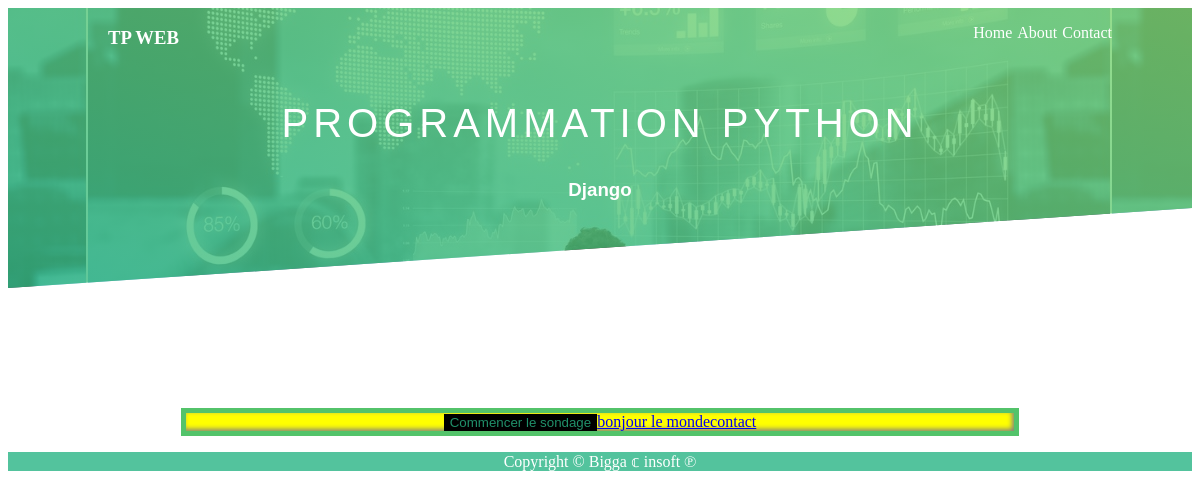
/sondage/, run on an earlier commit of the app's database.
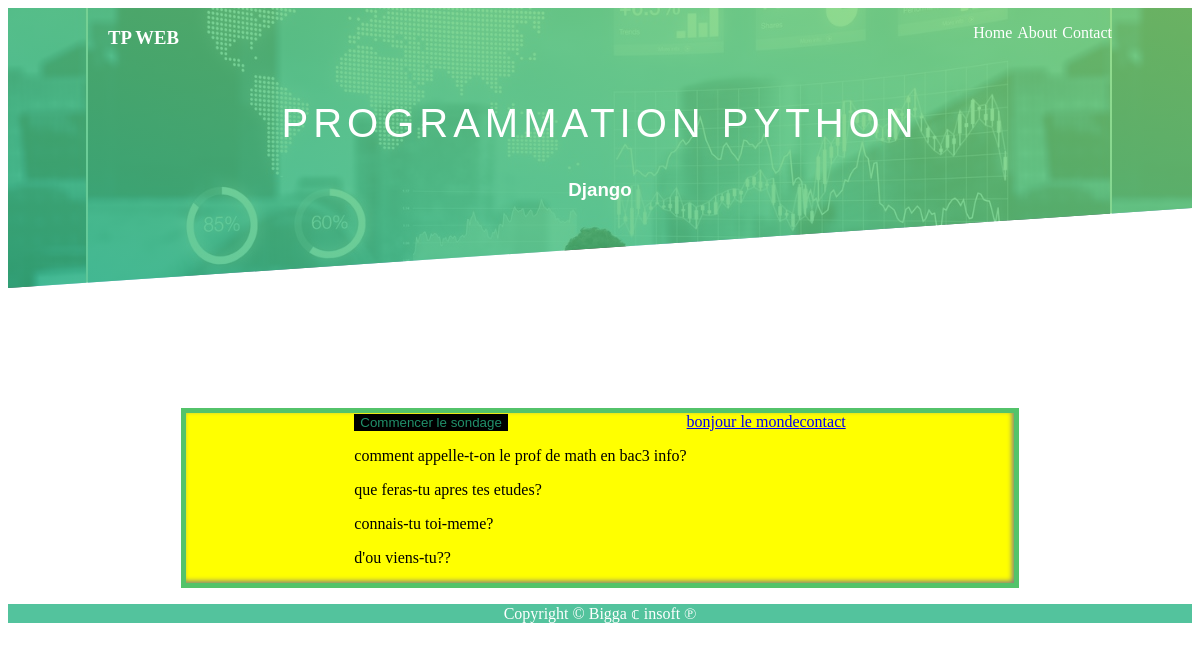
And on a later commit of the database.
### home/models.py (models this page shows, shortened)
class Sondage(models.Model):
    question = models.CharField(max_length=200)
    date_publication = models.DateTimeField(default= datetime.now)

### home/views.py (the view)
# urls.py: path('sondage/', v.homepage),
def homepage(request):
    sondage = models.Sondage.objects.all()
    return render_to_response('index.html', {'sondage': sondage, 'titre': 'on voit la liste de sondage'})

### template/index.html
{% extends 'indexe.html' %}
{% block header %}
    {% include 'header.html' %}
{% endblock %}
{% block content %}
    <section class="section-content">
        <div class="content">
            <div class="btn-option">
                <button class="btn-link"><a href="/sondage/">Commencer le sondage</a></button>
            </div>
            <div class="sub-content">
                {% for sond in sondage %}
                     <p> {{ sond.question }} </p>
                {% endfor %}
            </div>
        </div>
        <a href="home/">bonjour le monde</a>
        <a href="home/contact/">contact</a>
    </section>
{% endblock %}
{% block footer %}
    {% include 'footer.html' %}
{% endblock %}

### template/indexe.html (shortened to what this page needs)
{% load static %}
<!Doctype html>
<html>
<head>
    <link rel="stylesheet" href="{% static 'style.css' %}" type="text/css">
</head>
<body>
    {% block header %}
    {% endblock%}
    {% block content %}
    {% endblock %}
    {% block footer %}
    {% endblock %}
</body>
</html>

### template/header.html
<nav>
        <header>
            <h3>TP WEB</h3>
            <ul>
                <li>Home</li>
                <li>About</li>
                <li>Contact</li>
            </ul>
        </header>
        <div id="titre">
            <h1>PROGRAMMATION PYTHON</h1>
            <h3 id="h">Django</h3>
        </div>
    </nav>

### template/footer.html
<p class="block-footer">Copyright &copy; Bigga &copf; insoft &copysr; </p>

### static/style.css (style rules this page uses)
nav { height: 50vh; background: linear-gradient(to right top, rgba(40, 180, 133, 0.8), rgba(126, 213, 111, 0.8)), url("img/back.JPG") top; clip-path: polygon(0 0, 100% 0, 100% 50%, 0 70%); align-items: flex-top; }
header { display: flex; justify-content: space-between; color: white; margin-left: 100px; }
ul { display: flex; justify-content: space-around; list-style-type: None; margin-right: 80px; }
ul li { margin-left: 5px; }
h1 { display: flex; justify-content: center; font-family: "Arial", "Adobe Heiti Std R", sans serif; font-size: 40px; font-weight: normal; letter-spacing: 5px; }
#h { display: flex; justify-content: space-around; font-family: "Arial", "Adobe Heiti Std R", sans serif; margin-bottom: 100px; }
#titre { margin: 25px; color: white; }
.block-footer { display: flex; justify-content: center; background-color: rgba(40, 180, 133, 0.8); color: white; }
.section-content { display: flex; justify-content: center; background-color: yellow; width: 70%; margin: 0 auto; border: 5px solid rgba(40, 180, 133, 0.8); box-shadow: -2px -2px 5px gray inset; }
.btn-link { text-decoration: None; color: black; background-color: black; border: 0px; }
.btn-link a { color: rgba(40, 180, 133, 0.8); text-decoration: None; }

What changed in the data, as far as the page shows it:
added Sondage: question "comment appelle-t-on le prof de math en bac3 info?"
added Sondage: question "que feras-tu apres tes etudes?"
added Sondage: question "connais-tu toi-meme?"
added Sondage: question "d'ou viens-tu??"
